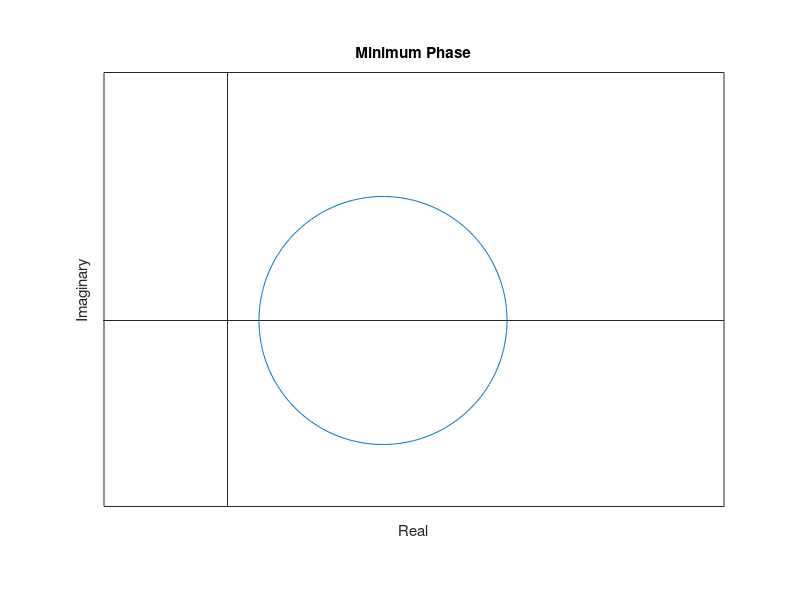

Reproduce this figure in MATLAB.
%%1.2 drawing a circle for the minimum phase diagram
clc; clear all; close all; % clearing command line, Clearing variables, closing figure windows
angle=linspace(0,2*pi,360); % Linearly spaced vector generates 360 points between 0 and 2 pi
x=2*cos(angle)+2.5; % define x
y=2*sin(angle); % define y


figure;
plot(x,y); % plot the circle
axis('equal'); % making the axes equal size so that the circle really looks like a circle
xlabel('Real');
ylabel('Imaginary');
set(gca,'XAxisLocation','origin','YAxisLocation','origin'); %moving axes to the centre
set(gca,'YTick',[]); % Turning numbers on grid off
set(gca,'XTick',[]); % Turning numbers on grid off
title('Minimum Phase');
xlim([-2 8]); % setting limits for x-axis
ylim([-3 4]); % setting limits for y-axis
